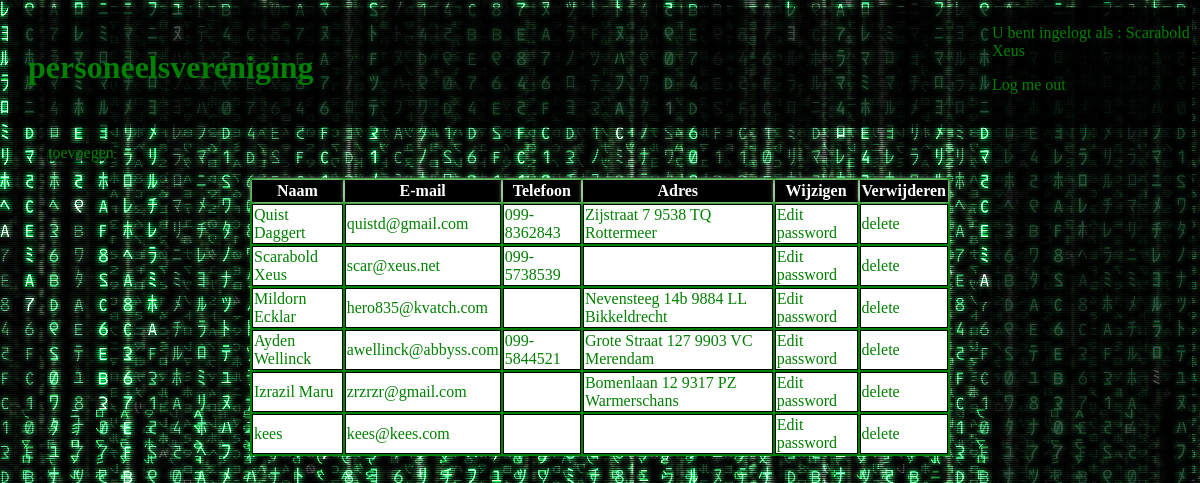
The app's page /index.php (signed in) with its own data.
### tables this page shows
CREATE TABLE IF NOT EXISTS `leden` (
  `id` int(10) unsigned NOT NULL AUTO_INCREMENT,
  `name` varchar(100) NOT NULL,
  `email` varchar(100) NOT NULL,
  `phone` varchar(20) DEFAULT NULL,
  `address` varchar(100) DEFAULT NULL,
  `password` varchar(50) DEFAULT NULL,
  PRIMARY KEY (`id`)
);

### index.php (the view, shortened to what this page needs)
<?php if (isset($_SESSION['user']))
{
 ?>
<!DOCTYPE html>
<html>
	<head>
		<link href="style.css" rel="stylesheet" type="text/css" />
	</head>
	<body>
	<div class="centerin">
			<div id="sidebar">
			<p> U bent ingelogt als :
			<?php
			echo $_SESSION['user'];
			?>
			</p>
			<a href="logout.php" class="hom">Log me out</a>
	</div>
		<div class="header">
		<h1> personeelsvereniging </h1>
		</div>
		<div class="indexlist">
			<ul>
				<li><a href="insert.php" class="hom">toevoegen</a></li>
			</ul>
		</div>
		<div class="table">
			<table>
				<tr>
					<th>Naam</th>
					<th>E-mail</th>
					<th>Telefoon</th>
					<th>Adres</th>
					<th>Wijzigen</th>
					<th>Verwijderen</th>
				</tr>
				<?php
				$query = "select * from leden";
				$result = mysql_query($query);
				while ($row = mysql_fetch_assoc($result))
				{
				$naam = $row["name"];
				$email = $row["email"];
				$phone = $row["phone"];
				$address = $row["address"];
				?>
				<tr>
					<td><?php echo "$naam"; ?></td>
					<td><?php echo "$email"; ?></td>
					<td><?php echo "$phone"; ?></td>
					<td><?php echo "$address"; ?></td>
					<td><a href="edit.php?id=<?php echo $row['id'] ?>">Edit password<a></td>
					<td><a href="delete.php?id=<?php echo $row['id'] ?>">delete<a></td>
				</tr>
				<?php
				}
				}
				?>
			</table>
		</div>
	</div>
	</body>
</html>

### style.css (style rules this page uses)
th { border : solid black 1px; background-color : black; color :white; -moz-box-shadow: 0 0 5px #fff; -webkit-box-shadow: 0 0 5px #fff; box-shadow: 0px 0px 5px #fff; }
td { border : solid black 1px; background-color : white; }
table { background-color : green; }
body { color: green; background-color: black; background-image: url('matrix.jpg'); }
.header { margin-top: 0px; padding: 20px; background-color:rgba(0,0,0,0.7); }
li { display: inline; background-color:rgba(0,0,0,0.7); }
a { color: green; text-decoration:none; }
.table { width: 700px ; margin-left: auto ; margin-right: auto ; }
#sidebar { width: 200px; height: 824px; float: right; background-color:rgba(0,0,0,0.7); }

### records on screen
leden: name "Quist Daggert", email "quistd@gmail.com", phone "099-8362843", address "Zijstraat 7 9538 TQ Rottermeer"
leden: name "Scarabold Xeus", email "scar@xeus.net", phone "099-5738539"
leden: name "Mildorn Ecklar", email "hero835@kvatch.com", address "Nevensteeg 14b 9884 LL Bikkeldrecht"
leden: name "Ayden Wellinck", email "awellinck@abbyss.com", phone "099-5844521", address "Grote Straat 127 9903 VC Merendam"
leden: name "Izrazil Maru", email "zrzrzr@gmail.com", address "Bomenlaan 12 9317 PZ Warmerschans"
leden: name "kees", email "kees@kees.com"

### other values on screen
$_SESSION['user'] "Scarabold Xeus"
